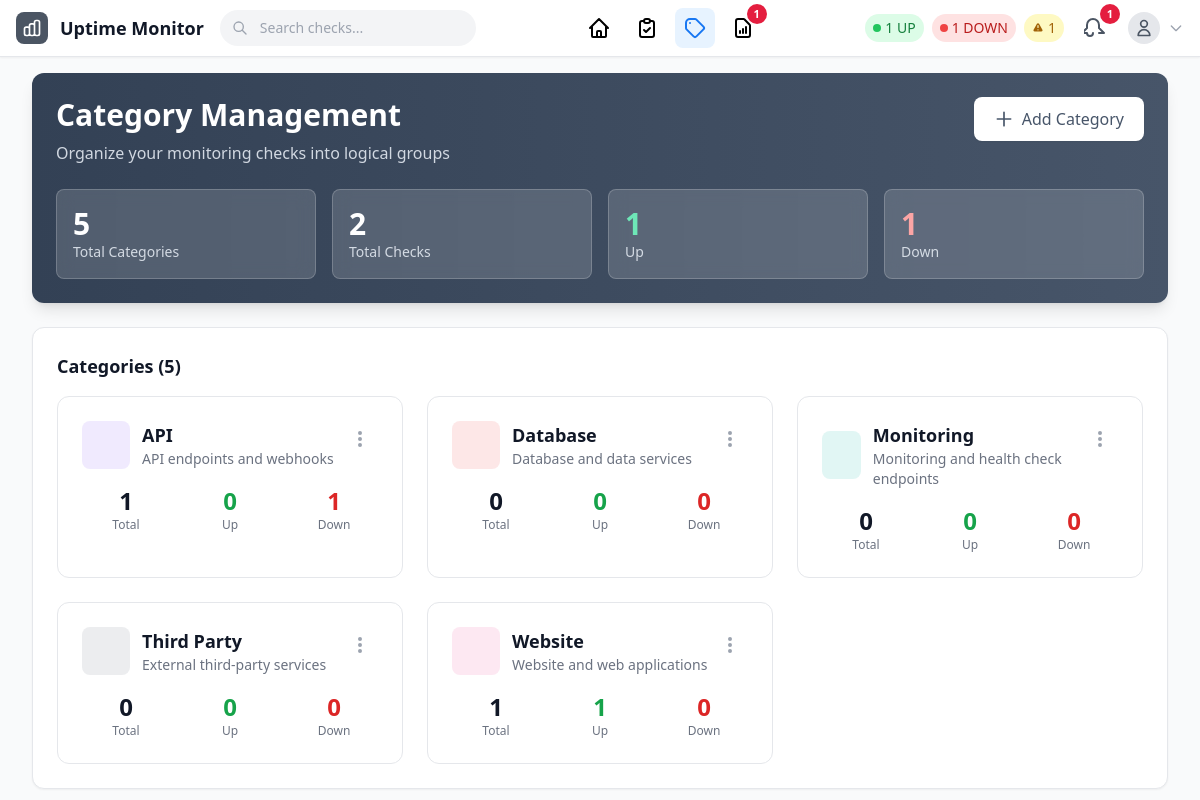
/categories.php (signed in), run on the app's committed database.
### tables this page shows
CREATE TABLE `categories` (
  `id` int(11) NOT NULL,
  `name` varchar(50) NOT NULL,
  `color` varchar(7) DEFAULT '#6B7280',
  `icon` varchar(50) DEFAULT 'folder',
  `description` text DEFAULT NULL,
  `checks_count` int(11) DEFAULT 0,
  `created_at` timestamp NOT NULL DEFAULT current_timestamp(),
  `updated_at` timestamp NOT NULL DEFAULT current_timestamp() ON UPDATE current_timestamp()
);

### lib/Database.php (called while the page is built, shortened)
<?php
class Database {
    private $pdo;
    private $config;
    private function __construct($config) {
        $this->config = $config['database'];
    }
    private function connect(): void {
        $dsn = sprintf(
            'mysql:host=%s;dbname=%s;charset=%s',
            $this->config['host'],
            $this->config['name'],
            $this->config['charset']
        );
        $options = [
            PDO::ATTR_ERRMODE => PDO::ERRMODE_EXCEPTION,
            PDO::ATTR_DEFAULT_FETCH_MODE => PDO::FETCH_ASSOC,
            PDO::ATTR_EMULATE_PREPARES => false,
            PDO::MYSQL_ATTR_INIT_COMMAND => 'SET NAMES utf8mb4'
        ];
        try {
            $this->pdo = new PDO($dsn, $this->config['user'], $this->config['pass'], $options);
            $phpTimezone = date_default_timezone_get();
            $mysqlTimezone = $this->convertPhpTimezoneToMysql($phpTimezone);
            $this->pdo->exec("SET time_zone = '{$mysqlTimezone}'");
        } catch (PDOException $e) {
            error_log('Database connection failed: ' . $e->getMessage());
            throw new Exception('Database connection failed');
        }
    }
    private function convertPhpTimezoneToMysql(string $phpTimezone): string {
        try {
            $datetime = new DateTime('now', new DateTimeZone($phpTimezone));
            $offset = $datetime->format('P');
            return $offset;
        } catch (Exception $e) {
            error_log("Timezone conversion failed for {$phpTimezone}, using UTC");
            return '+00:00';
        }
    }
    public function query(string $sql, array $params = []): PDOStatement {
        try {
            $stmt = $this->pdo->prepare($sql);
            $stmt->execute($params);
            return $stmt;
        } catch (PDOException $e) {
            $errorMsg = 'Query failed: ' . $e->getMessage() . ' | SQL: ' . $sql . ' | Params: ' . json_encode($params);
            error_log($errorMsg);
            if (strpos($e->getMessage(), "doesn't exist") !== false) {
                throw new Exception('Database table does not exist. Please run the database setup.');
            } elseif (strpos($e->getMessage(), 'Unknown column') !== false) {
                throw new Exception('Database schema is outdated. Please update your database structure.');
            } else {
                throw new Exception('Database query failed: ' . $e->getMessage());
            }
        }
    }
    public function fetchAll(string $sql, array $params = []): array {
        return $this->query($sql, $params)->fetchAll();
    }
}

### categories.php (the view, shortened to what this page needs)
<?php
require_once 'bootstrap.php';
$errors = [];
$categories = [];
try {
    $categories = $db->fetchAll("
        SELECT c.*,
               COUNT(DISTINCT ch.id) as total_checks,
               SUM(CASE WHEN ch.enabled = 1 THEN 1 ELSE 0 END) as active_checks,
               SUM(CASE WHEN ch.last_state = 'DOWN' AND ch.enabled = 1 THEN 1 ELSE 0 END) as down_checks,
               SUM(CASE WHEN ch.last_state = 'UP' AND ch.enabled = 1 THEN 1 ELSE 0 END) as up_checks
        FROM categories c
        LEFT JOIN checks ch ON c.id = ch.category_id
        GROUP BY c.id
        ORDER BY c.name ASC
    ");
} catch (Exception $e) {
    $errors[] = 'Failed to load categories: ' . $e->getMessage();
}
?>
<div class="space-y-6">
    <div class="bg-gradient-to-r from-slate-700 to-slate-600 rounded-xl p-6 text-white shadow-lg">
        <div class="flex justify-between items-start">
            <div>
                <h1 class="text-3xl font-bold mb-2">Category Management</h1>
                <p class="text-slate-200 opacity-90">Organize your monitoring checks into logical groups</p>
            </div>
            <div class="flex gap-3">
                <button onclick="openCategoryModal()"
                        class="px-5 py-2.5 bg-white text-slate-600 rounded-lg hover:bg-slate-50 transition-all flex items-center gap-2 font-medium shadow-sm">
                    <svg class="w-5 h-5" fill="none" stroke="currentColor" viewBox="0 0 24 24">
                        <path stroke-linecap="round" stroke-linejoin="round" stroke-width="2" d="M12 4v16m8-8H4"/>
                    </svg>
                    Add Category
                </button>
            </div>
        </div>
        <div class="grid grid-cols-2 md:grid-cols-4 gap-4 mt-6">
            <div class="bg-white/15 backdrop-blur border border-white/20 rounded-lg p-4 hover:bg-white/20 transition-colors">
                <div class="text-3xl font-bold"><?php echo count($categories); ?></div>
                <div class="text-slate-200 text-sm opacity-90">Total Categories</div>
            </div>
            <div class="bg-white/15 backdrop-blur border border-white/20 rounded-lg p-4 hover:bg-white/20 transition-colors">
                <div class="text-3xl font-bold"><?php echo array_sum(array_column($categories, 'total_checks')); ?></div>
                <div class="text-slate-200 text-sm opacity-90">Total Checks</div>
            </div>
            <div class="bg-white/15 backdrop-blur border border-white/20 rounded-lg p-4 hover:bg-white/20 transition-colors">
                <div class="text-3xl font-bold text-emerald-300"><?php echo array_sum(array_column($categories, 'up_checks')); ?></div>
                <div class="text-slate-200 text-sm opacity-90">Up</div>
            </div>
            <div class="bg-white/15 backdrop-blur border border-white/20 rounded-lg p-4 hover:bg-white/20 transition-colors">
                <div class="text-3xl font-bold text-red-300"><?php echo array_sum(array_column($categories, 'down_checks')); ?></div>
                <div class="text-slate-200 text-sm opacity-90">Down</div>
            </div>
        </div>
    </div>
    <div class="bg-white rounded-xl shadow-sm border border-gray-200 p-6">
        <h2 class="text-lg font-semibold text-gray-900 mb-4">Categories (<?php echo count($categories); ?>)</h2>
        <?php if (empty($categories)): ?>
            <div class="text-center py-12 bg-gray-50 rounded-lg">
                <svg class="w-16 h-16 text-gray-300 mx-auto mb-4" fill="none" stroke="currentColor" viewBox="0 0 24 24">
                    <path stroke-linecap="round" stroke-linejoin="round" stroke-width="2" d="M7 7h.01M7 3h5c.512 0 1.024.195 1.414.586l7 7a2 2 0 010 2.828l-7 7a2 2 0 01-2.828 0l-7-7A1.994 1.994 0 013 12V7a4 4 0 014-4z"/>
                </svg>
                <p class="text-gray-500 text-lg">No categories yet</p>
                <p class="text-gray-400 text-sm mt-2">Create your first category to organize your checks</p>
                <button onclick="openCategoryModal()" class="mt-4 px-4 py-2 bg-blue-600 text-white rounded-lg hover:bg-blue-700">
                    Add First Category
                </button>
            </div>
        <?php else: ?>
            <div class="grid grid-cols-1 md:grid-cols-2 lg:grid-cols-3 xl:grid-cols-4 gap-6">
                <?php foreach ($categories as $category): ?>
                <div class="card-hover bg-white rounded-xl p-6 relative">
                    <div class="flex items-start justify-between mb-4">
                        <div class="flex items-center gap-3">
                            <div class="w-12 h-12 rounded-lg flex items-center justify-center"
                                 style="background-color: <?php echo $category['color']; ?>20;">
                                <div class="w-6 h-6 text-xl flex items-center justify-center"
                                     style="color: <?php echo $category['color']; ?>;">
                                </div>
                            </div>
                            <div>
                                <h3 class="text-lg font-semibold text-gray-900"><?php echo htmlspecialchars($category['name']); ?></h3>
                                <?php if ($category['description']): ?>
                                    <p class="text-sm text-gray-500"><?php echo htmlspecialchars($category['description']); ?></p>
                                <?php endif; ?>
                            </div>
                        </div>
                        <div class="relative">
                            <button data-category-id="<?php echo $category['id']; ?>"
                                    data-category-name="<?php echo htmlspecialchars($category['name']); ?>"
                                    data-category-checks="<?php echo $category['total_checks']; ?>"
                                    class="category-actions-btn p-2 hover:bg-gray-100 rounded-full transition-colors">
                                <svg class="w-5 h-5 text-gray-400" fill="currentColor" viewBox="0 0 20 20">
                                    <path d="M10 6a2 2 0 110-4 2 2 0 010 4zM10 12a2 2 0 110-4 2 2 0 010 4zM10 18a2 2 0 110-4 2 2 0 010 4z"/>
                                </svg>
                            </button>
                        </div>
                    </div>
                    <div class="grid grid-cols-3 gap-4 mt-4">
                        <div class="text-center">
                            <div class="text-2xl font-bold text-gray-900"><?php echo $category['total_checks']; ?></div>
                            <div class="text-xs text-gray-500">Total</div>
                        </div>
                        <div class="text-center">
                            <div class="text-2xl font-bold text-green-600"><?php echo $category['up_checks']; ?></div>
                            <div class="text-xs text-gray-500">Up</div>
                        </div>
                        <div class="text-center">
                            <div class="text-2xl font-bold text-red-600"><?php echo $category['down_checks']; ?></div>
                            <div class="text-xs text-gray-500">Down</div>
                        </div>
                    </div>
                </div>
                <?php endforeach; ?>
            </div>
        <?php endif; ?>
    </div>
</div>

### data on the page
categories: name "API", description "API endpoints and webhooks", total_checks "1", up_checks "0", down_checks "1"
categories: name "Database", description "Database and data services", total_checks "0", up_checks "0", down_checks "0"
categories: name "Monitoring", description "Monitoring and health check endpoints", total_checks "0", up_checks "0", down_checks "0"
categories: name "Third Party", description "External third-party services", total_checks "0", up_checks "0", down_checks "0"
categories: name "Website", description "Website and web applications", total_checks "1", up_checks "1", down_checks "0"

### other printed values
$stats['checks_up'] "1"
$stats['checks_down'] "1"
$stats['open_incidents'] "1"
count($categories) "5"
array_sum(array_column($categories, 'total_checks')) "2"
array_sum(array_column($categories, 'up_checks')) "1"
array_sum(array_column($categories, 'down_checks')) "1"
